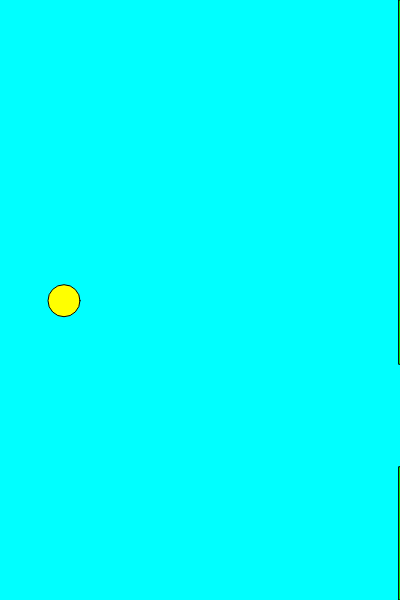
Frame 1 (no input)
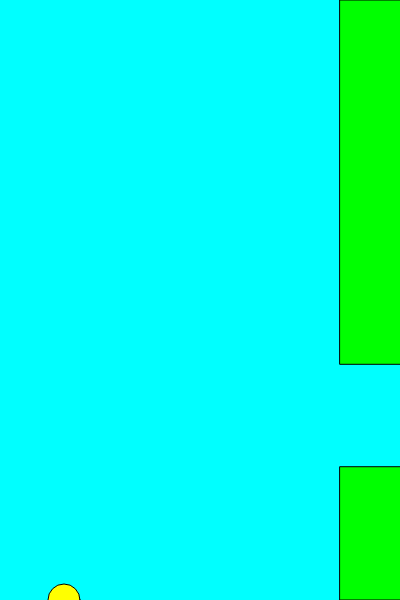
Frame 60 (no input)
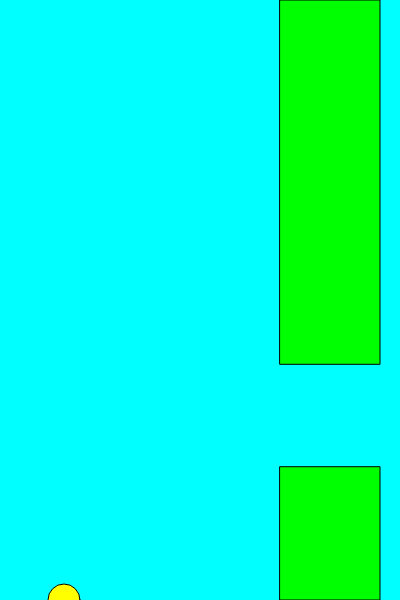
Frame 120 (the mouse pressed at the canvas centre since frame 60)

The p5.js sketch that drew these frames (run headless with seeded random() and noise() and a simulated clock; from frame 60 on, the mouse is pressed at the canvas centre):

// p5.js sketch
// ── sketch.js
var bird;
var pipes = [];

function setup() {
  createCanvas(400, 600);
  bird = new Bird();
  pipes.push(new Pipe());
}

function draw() {
  background(0, 255, 255);
  bird.update();
  bird.show();
  
  if (frameCount % 225 == 0){
    pipes.push(new Pipe());
  }
  
  for(var i = pipes.length - 1; i >= 0; i--){
    pipes[i].update();
    pipes[i].show();
    
    if(pipes[i].hits(bird)){
      //clear();
      console.log('hit');
    }
    
    if(pipes[i].offscreen()){
      pipes.splice(i, 1)
    }
  }
  
  
}

function keyPressed() {
  if(key == ' '){
    bird.up();
  }
}
// ── bird.js
function Bird() {
  this.y = height / 2;
  this.x = 64;
  
  this.gravity = 0.75;
  this.lift = -20;
  this.velocity = 0;
  
  this.show = function() {
    fill(255, 255, 0);
    ellipse(this.x, this.y, 32, 32);
  }
  
  this.up = function() {
    this.velocity += this.lift;
  }
  
  this.update = function() {
    this.velocity += this.gravity;
    this.velocity *= 0.95;
    this.y += this.velocity;
    
    // Stop bird from exiting bounds
    if(this.y > height) {
      this.y = height;
      this.velocity = 0;
    }
    else if(this.y < 0){
      this.y = 0;
      this.velocity = 0;
    }
            
  }
}
// ── pipe.js
function Pipe() {
  this.top = random(0.85 * height);
  this.space = random(0.15 * height, 0.25 * height);
  this.x = width;
  this.w = 100;
  this.speed = 1;
  this.highlight = false;
  
  this.show = function() {
    fill(0, 255, 0);
    if(this.highlight){
      fill(255, 0, 0);
	}
	else{
      fill(0, 255, 0);
	}
    rect(this.x, 0, this.w, this.top);
    rect(this.x, this.top + this.space, this.w, height - this.space - this.top);
  }
  
  this.offscreen = function() {
    return this.x < -this.w;
  }
  
  this.hits = function(bird){
    if(bird.y < this.top || bird.y > this.top + this.space){
      if(bird.x > this.x && bird.x < this.x + this.w){
		this.highlight = true;
        return true;
      }
    }
	this.highlight = false;
    return false;
  }
  
  this.update = function() {
    this.x -= this.speed;
  }
}
